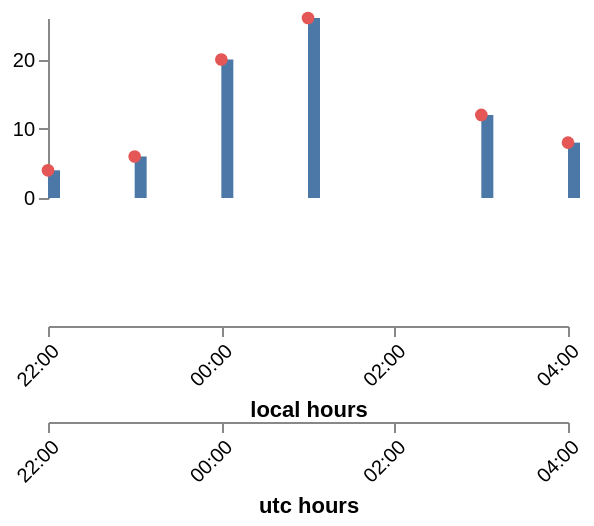

Specify this chart in Vega-Lite:
### Vega specification from a JSON file in a GitHub repository (floating-point values rounded to 4 significant figures)
{"$schema": "https://vega.github.io/schema/vega/v6.json", "description": "A timeunit transform feeding a time scale across the same spring daylight-saving change the local-time fixture crosses. Hourly readings from the evening before to the morning after are bucketed by local hours, so one bucket boundary falls in the hour that does not exist and the day is 23 hours long; the same readings are bucketed by utchours beside them, where every boundary is an hour apart. The bars are drawn on a time scale built from the transform's own unit start, which is the combination neither fixture had on its own.", "width": 260, "height": 150, "padding": 5, "background": "white", "data": [{"name": "readings", "values": [{"t": "2026-03-28T22:00:00", "v": 4}, {"t": "2026-03-28T23:00:00", "v": 6}, {"t": "2026-03-29T00:00:00", "v": 9}, {"t": "2026-03-29T00:30:00", "v": 11}, {"t": "2026-03-29T01:00:00", "v": 14}, {"t": "2026-03-29T01:30:00", "v": 12}, {"t": "2026-03-29T03:00:00", "v": 7}, {"t": "2026-03-29T03:30:00", "v": 5}, {"t": "2026-03-29T04:00:00", "v": 8}], "format": {"parse": {"t": "date"}}, "transform": [{"type": "timeunit", "field": "t", "units": ["date", "hours"], "as": ["h0", "h1"]}]}, {"name": "utcBuckets", "source": "readings", "transform": [{"type": "timeunit", "field": "t", "units": ["date", "hours"], "timezone": "utc", "as": ["u0", "u1"]}, {"type": "aggregate", "groupby": ["u0"], "fields": ["v"], "ops": ["sum"], "as": ["total"]}]}, {"name": "localBuckets", "source": "readings", "transform": [{"type": "aggregate", "groupby": ["h0"], "fields": ["v"], "ops": ["sum"], "as": ["total"]}]}], "scales": [{"name": "x", "type": "time", "domain": {"data": "localBuckets", "field": "h0"}, "range": "width", "nice": {"interval": "hours", "step": 2}}, {"name": "xu", "type": "utc", "domain": {"data": "utcBuckets", "field": "u0"}, "range": "width"}, {"name": "y", "type": "linear", "domain": {"data": "localBuckets", "field": "total"}, "range": [90, 0], "zero": true, "nice": true}], "axes": [{"orient": "bottom", "scale": "x", "offset": 4, "format": "%H:%M", "tickCount": {"interval": "hours", "step": 2}, "title": "local hours", "labelAngle": -45, "labelAlign": "right"}, {"orient": "bottom", "scale": "xu", "offset": 52, "format": "%H:%M", "tickCount": {"interval": "hours", "step": 2}, "title": "utc hours", "labelAngle": -45, "labelAlign": "right"}, {"orient": "left", "scale": "y", "tickCount": 3}], "marks": [{"type": "rect", "from": {"data": "localBuckets"}, "encode": {"enter": {"x": {"scale": "x", "field": "h0"}, "x2": {"scale": "x", "field": "h0", "offset": 6}, "y": {"scale": "y", "field": "total"}, "y2": {"scale": "y", "value": 0}, "fill": {"value": "#4c78a8"}}}}, {"type": "symbol", "from": {"data": "utcBuckets"}, "encode": {"enter": {"x": {"scale": "xu", "field": "u0"}, "y": {"scale": "y", "field": "total"}, "size": {"value": 40}, "fill": {"value": "#e45756"}}}}]}
